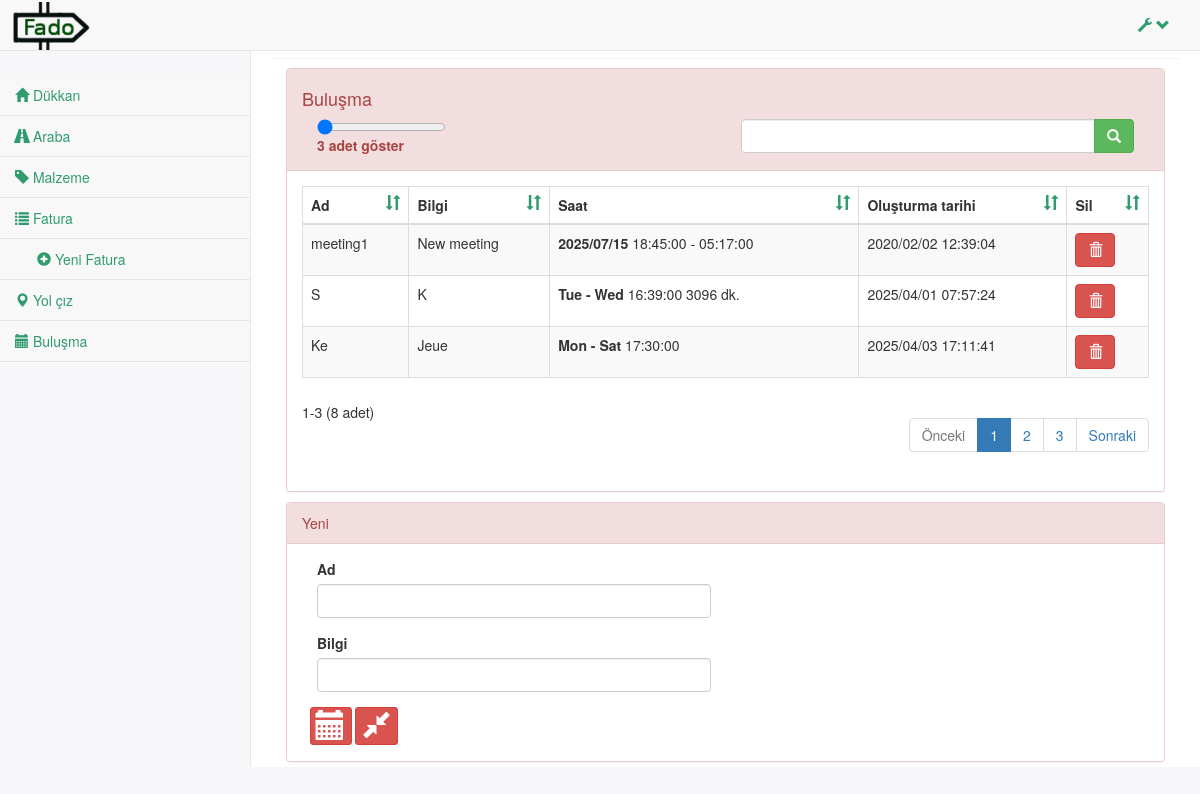
The app's page /?page=me (signed in) with its own data.
### tables this page shows
CREATE TABLE `fado_user_settings` (
  `id` int(11) NOT NULL AUTO_INCREMENT,
  `user_id` int(11) DEFAULT NULL,
  `name` varchar(256) DEFAULT NULL,
  `value` varchar(256) DEFAULT NULL,
  `changed` datetime DEFAULT '0000-00-00 00:00:00' ON UPDATE current_timestamp(),
  `created` datetime NOT NULL DEFAULT '0000-00-00 00:00:00',
  PRIMARY KEY (`id`),
  KEY `user_id` (`user_id`),
  CONSTRAINT `fado_user_settings_ibfk_1` FOREIGN KEY (`user_id`) REFERENCES `fado_user` (`id`) ON DELETE CASCADE
);

CREATE TABLE `fado_meetings` (
  `id` int(11) NOT NULL AUTO_INCREMENT,
  `user_id` int(11) DEFAULT NULL,
  `title` varchar(256) DEFAULT NULL,
  `description` varchar(256) DEFAULT NULL,
  `meeting` varchar(2048) DEFAULT NULL,
  `changed` datetime DEFAULT '0000-00-00 00:00:00' ON UPDATE current_timestamp(),
  `created` datetime NOT NULL DEFAULT '0000-00-00 00:00:00',
  PRIMARY KEY (`id`),
  KEY `user_id` (`user_id`),
  CONSTRAINT `fado_meetings_ibfk_1` FOREIGN KEY (`user_id`) REFERENCES `fado_user` (`id`) ON DELETE CASCADE
);

CREATE TABLE `fado_cache` (
  `session` varchar(64) DEFAULT NULL,
  `name` varchar(64) DEFAULT NULL,
  `value` varchar(9999) NOT NULL
);

### templates/bs/meetingstable.phtml (the view, shortened to what the rows shown need)
<div class="colh1-lg-12">
    <div class="panel panel-danger">
            <?php
                $view->includeTemplate('tableheader', array('list' => $list, 'viewClass' => 'me', 'viewPrefix' => 'MEETINGS', 'showAddButton' => false, 'standardSort' => 'ASC'));
            ?>
                    <tbody>
                    <?php
                        foreach($list->get() as $meeting) {
                            $meeting['meeting'] = json_decode($meeting['meeting'], true);
                            $meetingString = '';
                            if ($meeting['meeting']['range'] != '') {
                                $times = explode('-', $meeting['meeting']['range']);
                                $start = $times[0];
                                $stop = $times[1];
                                $formattedRange = '<b>' . $view->formatDateTime('2017-01-' . ($start + 2), '%a') . '&nbsp;-&nbsp;' . $view->formatDateTime('2017-01-' . ($stop + 2), '%a') . '</b>';
                                $meetingString = $formattedRange;
                            }
                            if ($meeting['meeting']['day'] != '' && $meeting['meeting']['range'] == '') {
                                $meetingString = '<b>' . $view->formatDate($meeting['meeting']['day']) . $meetingString . '</b>';
                            }
                            if ($meeting['meeting']['start'] != '') {
                                $meetingString .= '&nbsp;' . $view->formatTime($meeting['meeting']['start']);
                            }
                            if ($meeting['meeting']['stop'] != '' && ($meeting['meeting']['start'] != $meeting['meeting']['stop']) && $meeting['meeting']['period'] == '0') {
                                $meetingString .= '&nbsp;-&nbsp;' . $view->formatTime($meeting['meeting']['stop']) . '&nbsp;';
                            }
                            if ($meeting['meeting']['period'] != '0') {
                                $meetingString .= '&nbsp;' . $meeting['meeting']['period'] . '&nbsp;' . $view->translate('MEETING_UNIT_MINUTE');
                            }
                    ?>
                        <tr class="gradeA odd" >
                            <td class="center"><?php echo $meeting['title']; ?></td>
                            <td class="center"><?php echo $meeting['description']; ?></td>
                            <td class="center"><?php echo $meetingString; ?></td>
                            <td class="center"><?php echo $view->formatDateTime($meeting['created']); ?></td>
                            <td class="center">
                                <form class="shopform" method="POST" action="<?php echo $view->getFullLink(); ?>">
                                    <button type="button" name="delete" value="delete_meeting" class="btn btn-secondary btn-danger" data-toggle="modal" data-target="#modal-delete"><span class="glyphicon glyphicon-trash"></button>
                                </form>
                            </td>
                        </tr>
                    <?php
                        }
                    ?>
                    </tbody>
                </table>
            </div>
            <?php
                $view->includeTemplate('tablenavigation', array('list' => $list, 'viewClass' => 'meetings'));
            ?>
        </div>
    </div>
</div>

### templates/bs/tableheader.phtml (shortened to what the rows shown need)
<?php
$currentItemsPerPage = $list->getItemsPerPage();
$listCount = (int)Settings::get('list_count_single');
?>
<div class="panel-heading">
    <div class="">
        <h4><?php echo $view->translate($viewPrefix . '_TABLE_HEADER'); ?></h4>
    </div>
    <div class="row">
        <div class="col-lg-12">
            <div class="col-lg-6">
                <div class="table-item-count-select">
                    <input class="slider" id="itemspc" type="range" min="<?php echo $listCount; ?>" max="<?php echo $listCount * 10; ?>" value="<?php echo $currentItemsPerPage; ?>" >
                    <label id="itemspclabel"><?php echo $view->translate('SHOW_ENTRIES_TEXT', $currentItemsPerPage); ?></label>
                </div>
            </div>
            <div class="col-lg-6">
                <div class="table-filter">
                    <form method="POST" name="search" action="<?php echo $view->getRewriteURL(array(), $viewClass); ?>">
                        <div class="input-group">
                            <input name="search" class="form-control" type="text" value="<?php echo $view->getCacheParameter('search'); ?>">
                            <span class="input-group-btn">
                                <button type="submit" class="btn btn-success" ><span class="glyphicon glyphicon-search"></span></button>
                            </span>
                        </div>
                    </form>
                </div>
            </div>
        </div>
    </div>
</div>
<div class="panel-body table-responsive table-bordered">
    <div class="form-inline dt-bootstrap no-footer">
         <table class="table table-striped table-bordered table-hover no-footer" id="<?php echo $viewClass; ?>-table" role="grid" style="width: 100%;">
            <thead>
                <tr>
                <?php
                $columns = constant($viewPrefix . '_TABLE_COLUMNS');
                $dataTypes = \Fado\Model\SQLCache::singleton()::getColumnDataType($viewPrefix, $columns);
                foreach ($columns as $column) {
                    if ($column == 'shop_name') {
                        $column = 'shop_id';
                        $symbolUp = '<span class="glyphicon glyphicon-sort-by-alphabet pull-right"></span>';
                        $symbolDown = '<span class="glyphicon glyphicon-sort-by-alphabet-alt pull-right"></span>';
                    } else if ($column == 'shop_seller') {
                        $column = 'shop_id_seller';
                        $symbolUp = '<span class="glyphicon glyphicon-sort-by-alphabet pull-right"></span>';
                        $symbolDown = '<span class="glyphicon glyphicon-sort-by-alphabet-alt pull-right"></span>';
                    } else if ($column == 'shop_customer') {
                        $column = 'shop_id_customer';
                        $symbolUp = '<span class="glyphicon glyphicon-sort-by-alphabet pull-right"></span>';
                        $symbolDown = '<span class="glyphicon glyphicon-sort-by-alphabet-alt pull-right"></span>';
                    } else if ($column == 'location') {
                        $symbolUp = '<span class="glyphicon glyphicon-sort-by-attributes pull-right"></span>';
                        $symbolDown = '<span class="glyphicon glyphicon-sort-by-attributes-alt pull-right"></span>';
                    } else if ($column == 'opening_hours') {
                        $symbolUp = '<span class="glyphicon glyphicon-sort-by-attributes pull-right"></span>';
                        $symbolDown = '<span class="glyphicon glyphicon-sort-by-attributes-alt pull-right"></span>';
                    } else if ($column == 'delete') {
                        $symbolUp = '<span class="glyphicon glyphicon-sort-by-attributes pull-right"></span>';
                        $symbolDown = '<span class="glyphicon glyphicon-sort-by-attributes-alt pull-right"></span>';
                    } else if ($dataTypes[$column]['DATA_TYPE'] == 'int' || $dataTypes[$column]['DATA_TYPE'] == 'double') {
                        $symbolUp = '<span class="glyphicon glyphicon-sort-by-order pull-right"></span>';
                        $symbolDown = '<span class="glyphicon glyphicon-sort-by-order-alt pull-right"></span>';
                    } else if ($dataTypes[$column]['DATA_TYPE'] == 'timestamp' || $dataTypes[$column]['DATA_TYPE'] == 'date') {
                        $symbolUp = '<span class="glyphicon glyphicon-sort-by-attributes pull-right"></span>';
                        $symbolDown = '<span class="glyphicon glyphicon-sort-by-attributes-alt pull-right"></span>';
                    } else if ($dataTypes[$column]['DATA_TYPE'] == 'varchar') {
                        $symbolUp = '<span class="glyphicon glyphicon-sort-by-alphabet pull-right"></span>';
                        $symbolDown = '<span class="glyphicon glyphicon-sort-by-alphabet-alt pull-right"></span>';
                    } else {
                        $symbolUp = '<span class="glyphicon glyphicon-sort-by-attributes pull-right"></span>';
                        $symbolDown = '<span class="glyphicon glyphicon-sort-by-attributes-alt pull-right"></span>';
                    }
                    $label = $view->translate($viewPrefix . '_LABEL_' . mb_strtoupper($column), (isset($columnLabelReplaceString) ? $columnLabelReplaceString : ''));
                    if ($view->getCacheParameter('sort') == $column && $view->getCacheParameter('sort_d') == 'ASC') {
                ?>
                    <th class="" tabindex="0"rowspan="1" colspan="1" aria-sort="ascending" aria-label="sort up"><?php echo $label; ?><a href="<?php echo $view->getRewriteURL(array('sort' => '', 'order' => ''), $viewClass); ?>"><?php echo $symbolUp; ?></a></th>
                <?php
                    } else if ($view->getCacheParameter('sort') == $column && $view->getCacheParameter('sort_d') == 'DESC') {
                ?>
                    <th class="" tabindex="0" rowspan="1" colspan="1" aria-sort="descending" aria-label="sort down"><?php echo $label; ?><a href="<?php echo $view->getRewriteURL(array('sort' => $column, 'order' => 'ASC'), $viewClass); ?>"><?php echo $symbolDown; ?></a></th>
                <?php
                    } else {
                ?>
                    <th class="" tabindex="0" rowspan="1" colspan="1"><?php echo $label; ?><a href="<?php echo $view->getRewriteURL(array('sort' => $column, 'order' => 'DESC'), $viewClass); ?>"><span class="glyphicon glyphicon-sort pull-right"></span></a></th>
                <?php
                    }
                }
                ?>
                </tr>
            </thead>

### templates/bs/tablenavigation.phtml (shortened to what the rows shown need)
<?php
$currentPage = $list->getCurrentPage();
$start = $list->getItemsPerPage() * ($list->getCurrentPage() - 1);
$start = ($list->count() < 1) ? 0 : $start + 1;
$end   = $start + $list->getItemsPerPage() - 1;
$end   = ($list->count() < $end) ? $list->count() : $end;
?>
<div class="row">
    <div class="col-sm-2">
        <div class="paging_count">
            <div class="" role="status" aria-live="polite">
                <?php echo $view->translate('TABLE_ENTRIES', $start, $end, $list->count()); ?>
            </div>
        </div>
    </div>
    <div class="col-sm-10">
        <div class="paging_simple_numbers">
            <ul class="pagination">
                <?php
                    if ($currentPage != 1) {
                ?>
                <li class="paginate_button previous">
                    <a href="<?php echo $view->getRewriteURL(array('p' => ($currentPage - 1)), $viewClass); ?>"><?php echo $view->translate('TABLE_PREVIOUS'); ?></a>
                </li>
                <?php
                    } else {
                ?>
                <li class="paginate_button previous disabled" tabindex="0">
                    <a href="#"><?php echo $view->translate('TABLE_PREVIOUS'); ?></a>
                </li>
                <?php
                    }
                ?>
                <?php
                    for($i = 1; $i <= $list->getPageCount(); $i++) {
                ?>
                <li class="paginate_button <?php echo (($currentPage == $i) ? 'active' : ''); ?>" tabindex="0"><a href="<?php echo $view->getRewriteURL(array('p' =>  $i),  $viewClass); ?>"><?php echo $i; ?></a></li>
                <?php
                    }
                ?>
                <?php
                    if ($currentPage + 1 <= $list->getPageCount()) {
                ?>
                <li class="paginate_button next" tabindex="0"><a href="<?php echo $view->getRewriteURL(array('p' =>  ($currentPage + 1)), $viewClass); ?>"><?php echo $view->translate('TABLE_NEXT'); ?></a></li>
                <?php
                    } else {
                ?>
                <li class="paginate_button next disabled" tabindex="0"><a href="#"><?php echo $view->translate('TABLE_NEXT'); ?></a></li>
                <?php
                    }
                ?>
            </ul>
        </div>
    </div>
</div>

### records on screen
fado_user_settings: value "3", value "3 adet göster", value.value "1-3 (8 adet)"
fado_meetings: title "meeting1", description "New meeting", fado_user_settings.value "2025/07/15", fado_user_settings.value "18:45:00 - 05:17:00", created.value "2020/02/02 12:39:04"
fado_meetings: title "S", description "K", formatDateTime "Tue", formatDateTime "Wed", fado_user_settings.value "16:39:00 3096 dk.", created.value "2025/04/01 07:57:24"
fado_meetings: title "Ke", description "Jeue", formatDateTime "Mon", formatDateTime "Sat", fado_user_settings.value "17:30:00", created.value "2025/04/03 17:11:41"

### other values on screen
$view->translate('NAV_SHOP') "Dükkan"
$view->translate('NAV_VEHICLES') "Araba"
$view->translate('NAV_WAREHOUSE') "Malzeme"
$view->translate('NAV_INVOICES') "Fatura"
$view->translate('NAV_NEW_INVOICE') "Yeni Fatura"
$view->translate('NAV_ROUTES') "Yol çız"
$view->translate('NAV_MEETINGS') "Buluşma"
$view->translate($viewPrefix . '_TABLE_HEADER') "Buluşma"
$label "Ad"
$label "Bilgi"
$label "Saat"
$label "Oluşturma tarihi"
$label "Sil"
$view->translate('TABLE_PREVIOUS') "Önceki"
$view->translate('TABLE_NEXT') "Sonraki"
